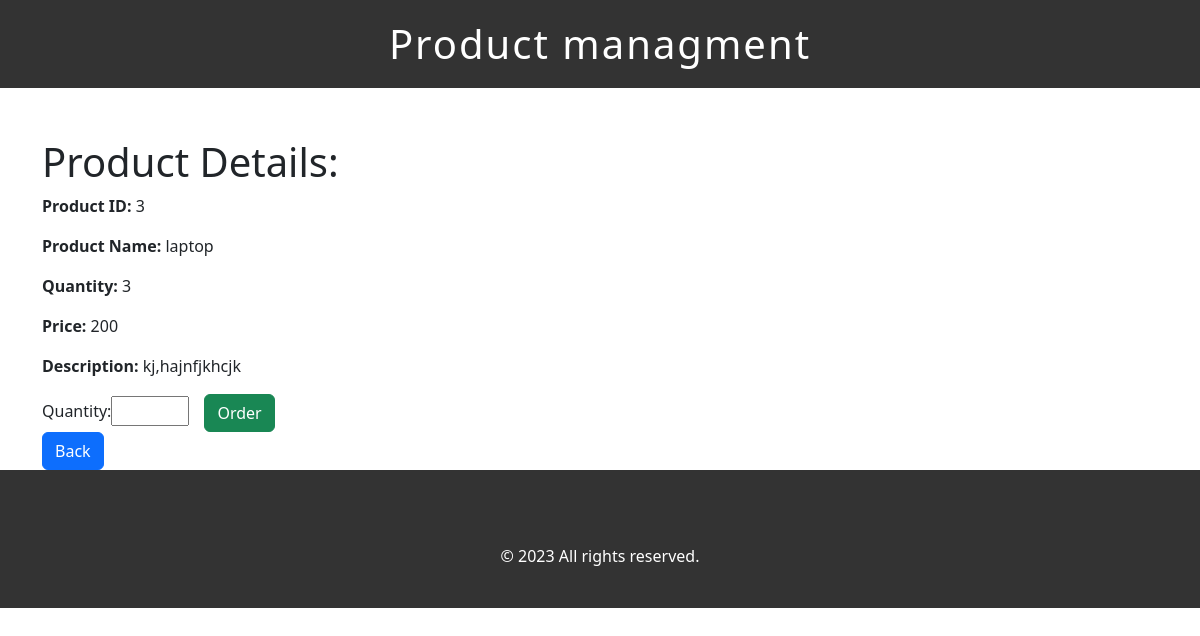
Screenshot of /View_page.php?id=3 with the database file from the repository.
### tables this page shows
CREATE TABLE `product_table` (
  `Product_ID` int(8) NOT NULL,
  `Product_Name` varchar(50) NOT NULL,
  `Quantity` int(11) NOT NULL,
  `Price` float NOT NULL,
  `Description` text NOT NULL
);

### View_page.php (the view, shortened to what this page needs)
<?php include("header.php"); ?>
<?php include("dbcon.php"); ?>
<?php
if (isset($_GET['id'])) {
    $productID = $_GET['id'];
    $query = "SELECT * FROM `product_table` WHERE `Product_ID` = '$productID'";
    $result = mysqli_query($connection, $query);
    if (!$result) {
        die("Query failed: " . mysqli_error($connection));
    } else {
        $row = mysqli_fetch_assoc($result);
        echo "<h1>Product Details:</h1>";
        echo "<p><strong>Product ID:</strong> " . $row['Product_ID'] . "</p>";
        echo "<p><strong>Product Name:</strong> " . $row['Product_Name'] . "</p>";
        echo "<p><strong>Quantity:</strong> " . $row['Quantity'] . "</p>";
        echo "<p><strong>Price:</strong> " . $row['Price'] . "</p>";
        echo "<p><strong>Description:</strong> " . $row['Description'] . "</p>";
        echo '<form action="" method="post">';
        echo '<label for="quantity" >Quantity:</label>';
        echo '<input type="number" id="quantity" name="quantity" min="1" max="' . $row['Quantity'] . '" required style = "margin-right:15px;" </br>';
        echo '<input type="submit" name="order" value="Order" class="btn btn-success">';
        echo '</form>';
    }
} else {
    echo "Product ID not provided.";
}
echo '<td><a href="index.php" class="btn btn-primary">Back</a></td>';
?>
<?php include("footer.php"); ?>

### rows the page displays
product_table: Product_ID "3", Product_Name "laptop", Quantity "3", Price "200", Description "kj,hajnfjkhcjk"
